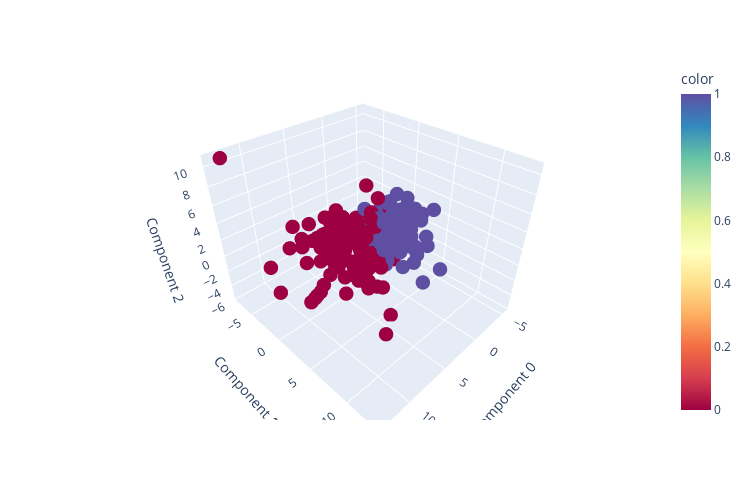

The code cell stored with this chart in its notebook:
### Markdown cell above
Naturally, we can plot more components. In this exercise, we can plot three components in a 3D scatter plot using Plotly Express
  * Move around the 3D plot and try to visualise if you could draw a surface that would separate the dots. The surface you imagined is an ML model.
  * It's worth noting again that these three components, when plotted, alone hold a significant 72% of all information from the dataset. This is a powerful tool for diagnosing malignant or benign conditions, demonstrating the real-world relevance of our exercise.

### Code cell
import plotly.express as px
fig = px.scatter_3d(x=x_PCA[:,0], y=x_PCA[:,1], z= x_PCA[:,2] , color=df_target['diagnostic'],
                    labels=dict(x="Component 0", y="Component 1", z='Component 2'),
                    color_continuous_scale='spectral',
                    width=750, height=500)
fig.update_traces(marker_size=5)
fig.show()

### Figure 1 — Plotly figure (JSON) as saved in the notebook; plotly's stock layout.template omitted (floating-point values rounded to 4 significant figures; data arrays with more than 128 entries replaced by an {"elided": "..."} marker saying what was removed)
{"data": [{"hovertemplate": "Component 0=%{x}<br>Component 1=%{y}<br>Component 2=%{z}<br>color=%{marker.color}<extra></extra>", "legendgroup": "", "marker": {"color": {"elided": "341 int values"}, "coloraxis": "coloraxis", "size": 5, "symbol": "circle"}, "mode": "markers", "name": "", "scene": "scene", "showlegend": false, "type": "scatter3d", "x": {"elided": "341 float values"}, "y": {"elided": "341 float values"}, "z": {"elided": "341 float values"}}], "layout": {"coloraxis": {"colorbar": {"title": {"text": "color"}}, "colorscale": [[0, "rgb(158,1,66)"], [0.1, "rgb(213,62,79)"], [0.2, "rgb(244,109,67)"], [0.3, "rgb(253,174,97)"], [0.4, "rgb(254,224,139)"], [0.5, "rgb(255,255,191)"], [0.6, "rgb(230,245,152)"], [0.7, "rgb(171,221,164)"], [0.8, "rgb(102,194,165)"], [0.9, "rgb(50,136,189)"], [1, "rgb(94,79,162)"]]}, "height": 500, "legend": {"tracegroupgap": 0}, "margin": {"t": 60}, "scene": {"domain": {"x": [0, 1], "y": [0, 1]}, "xaxis": {"title": {"text": "Component 0"}}, "yaxis": {"title": {"text": "Component 1"}}, "zaxis": {"title": {"text": "Component 2"}}}, "width": 750}}
